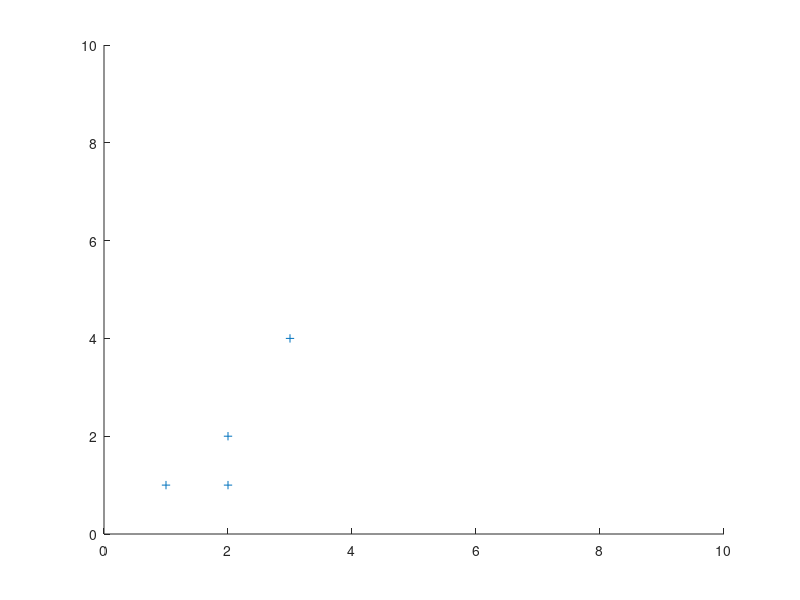
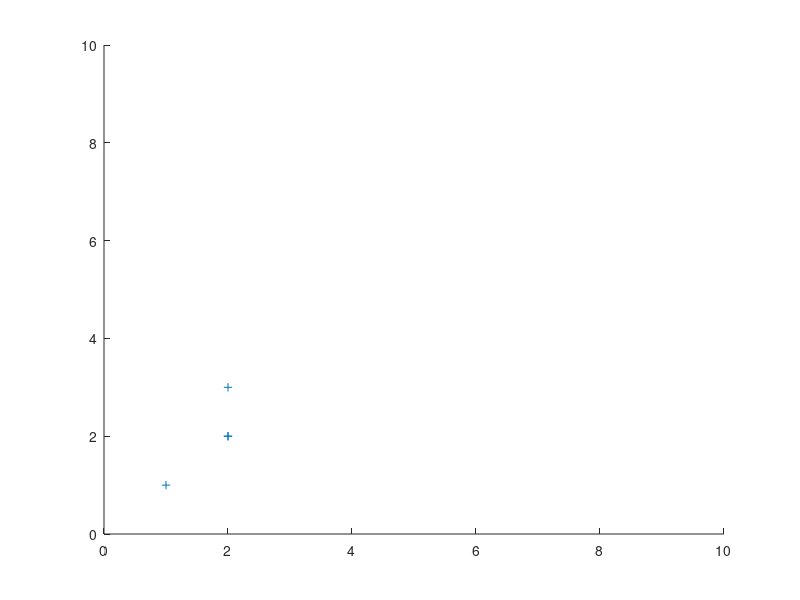

MATLAB code to generate these figures, in order:
clear, clc;

%2D visualize%
N_2 = 4; % number of points to plot
N_dim = 2;% dimension
code = zeros(N_2,N_dim);
code(:,1)=[1 2 2 3];
code(:,2)=[1 1 2 4];
axis([0 10 0 10]);
hold on;
plot(code(:,1), code(:,2),'+');
hold off;
figure;

%3D visualize%
N_3 = 4; % number of points to plot
N_dim = 3; % dimension

code = zeros(N_3,N_dim);
code(:,1)=[1 2 2 2];
code(:,2)=[1 2 2 3];
code(:,3)=[1 2 1 2];
axis([0 10 0 10 0 10]);
hold on;
plot3(code(:,1), code(:,2), code(:,3),'+');
hold off;